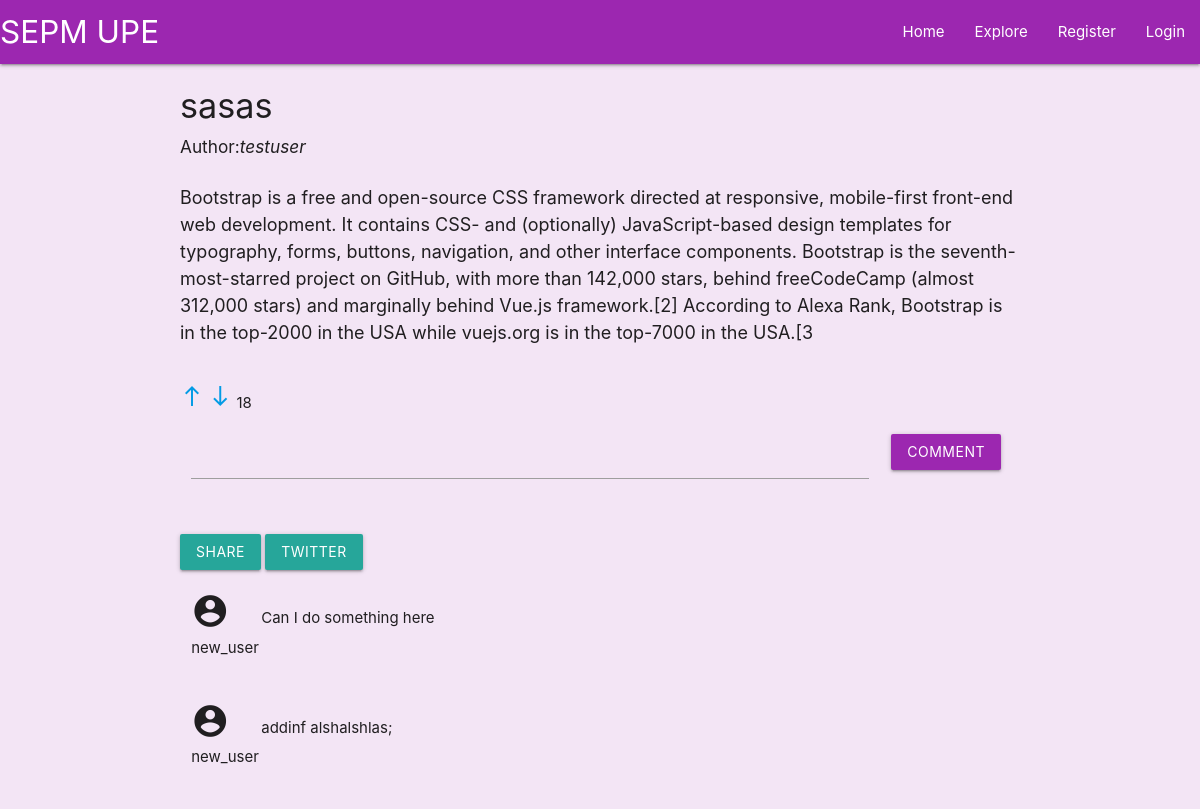
Screenshot of /post/3 with the database file from the repository.
### ownblog/models.py (models this page shows)
class Post(db.Model, UserMixin):
    id= db.Column(db.Integer , primary_key=True)
    title= db.Column(db.String , nullable=False)
    content = db.Column(db.Text , nullable=False)
    upvotes = db.Column(db.Integer , nullable=False , default=0)
    downvotes= db.Column(db.Integer , nullable=False , default=0)
    author_id = db.Column(db.Integer , db.ForeignKey('user.id'))

class User(db.Model , UserMixin):
    id=db.Column(db.Integer , primary_key=True)
    username= db.Column(db.String , nullable=False)
    password= db.Column(db.String , nullable= False)
    karma = db.Column(db.Integer , nullable= False , default=0)
    posts= db.relationship('Post' , backref='author')
    comment = db.relationship('Comment' , backref='comment_author')

class Comment(db.Model , UserMixin):
    id= db.Column(db.Integer , primary_key=True)
    upvotes = db.Column(db.Integer , nullable=False , default=0)
    downvotes= db.Column(db.Integer , nullable=False , default=0)
    content = db.Column(db.Text , nullable=False)
    author_id = db.Column(db.Integer , db.ForeignKey('user.id'))
    post_id = db.Column(db.Integer , db.ForeignKey('post.id'))

### ownblog/routes.py (the view, shortened to what this page needs)
@app.route("/post/<int:post_id>" , methods=["post","get"])
def see_post(post_id):
    post=Post.query.filter_by(id=post_id).first()
    comment_on_post = Comment.query.filter_by(post_id=post_id).all()
    form= CommentForm()
    if form.validate_on_submit():
        comment_add= Comment(content=form.post.data , author_id=current_user.id , post_id=post.id)
        db.session.add(comment_add)
        db.session.commit()
        return redirect(url_for('see_post',post_id=post.id))
    if request.method=="POST" and "delete" in request.form:
        post_id=request.form.get('delete')
        post= Post.query.filter_by(id=post_id).first()
        db.session.delete(post)
        db.session.commit()
        return redirect (url_for('home'))
    return render_template('see_post.html',post=post , comments=comment_on_post , form=form)

### ownblog/forms.py
class CommentForm(FlaskForm):
    post=TextAreaField('Post' , validators=[DataRequired()])
    submit= SubmitField('Comment')

### ownblog/templates/see_post.html (shortened to what this page needs)
{%extends 'layout.html'%}
{%block content%}
<div class="container ">
    <div>
        <h4>{{post.title}}</h4>
    </div>
    <div class="row">
        <div class="col-md-6"><h6>Author:<i>{{post.author.username}}</i></h6></div>
    </div>
    <div class="row">
        <div class="col-md-6">
        <p style="font-size: large;">{{post.content}}</p>
        </div>
    </div>
    <div>
        <div class="row" style="margin-top: 10px;">
            <span> <a href="{{url_for('upvote',post_id=post.id)}}"><i class="material-icons">north</i></a></span>
            <span><a href="{{url_for('downvote',post_id=post.id)}}"><i class="material-icons">south</i></a></span>
            <span class="row-margin"> {{post.upvotes-post.downvotes}}</span>
        </div>
    </div>
</div>
<div >
  <div class="container">
    <form method="POST" action="">
            <div>
                <div class ="row" style="height: auto;">
                    <div class="col s10">
                    {{form.post(class="input-field materialize-textarea")}}
                    </div>
                    <div class="col s2">
                        {{form.submit(class="btn purple")}}
                    </div>
                </div>
            </div>
    </form>
    <span class="row-margin">  <a class="waves-effect waves-light btn modal-trigger" href="#modal1">Share</a></span>
<span class="row-margin">  <a class="waves-effect waves-light btn modal-trigger" href="#modal2">Twitter</a></span>
</div>
    <div class="container">
        {%for comment in comments%}
        <br>
            <div class="row">
                <div class="col s1">
                    <i class="material-icons md-36" style="font-size: 38px;">account_circle</i>
                    <span>{{comment.comment_author.username}}</span>
                </div>
                <div class="col s11">
                    <p>{{comment.content}}</p>
                </div>
            </div>
        {%endfor%}
    </div>
</div>
{%endblock%}

### rows the page displays
Post: title "sasas", content "Bootstrap is a free and open-source CSS framework directed at responsive, mobile-first front-end web development. It contains CSS- and (optionally) JavaScript-based design templates for typography, forms, buttons, navigation, and other interface components. Bootstrap is the seventh-most-starred project on GitHub, with more than 142,000 stars, behind freeCodeCamp (almost 312,000 stars) and marginally behind Vue.js framework.[2] According to Alexa Rank, Bootstrap is in the top-2000 in the USA while vuejs.org is in the top-7000 in the USA.[3", post.upvotes-post.downvotes "18"
User: author.username "testuser"
Comment: comment_author.username "new_user", content "Can I do something here"
Comment: comment_author.username "new_user", content "addinf alshalshlas;"
